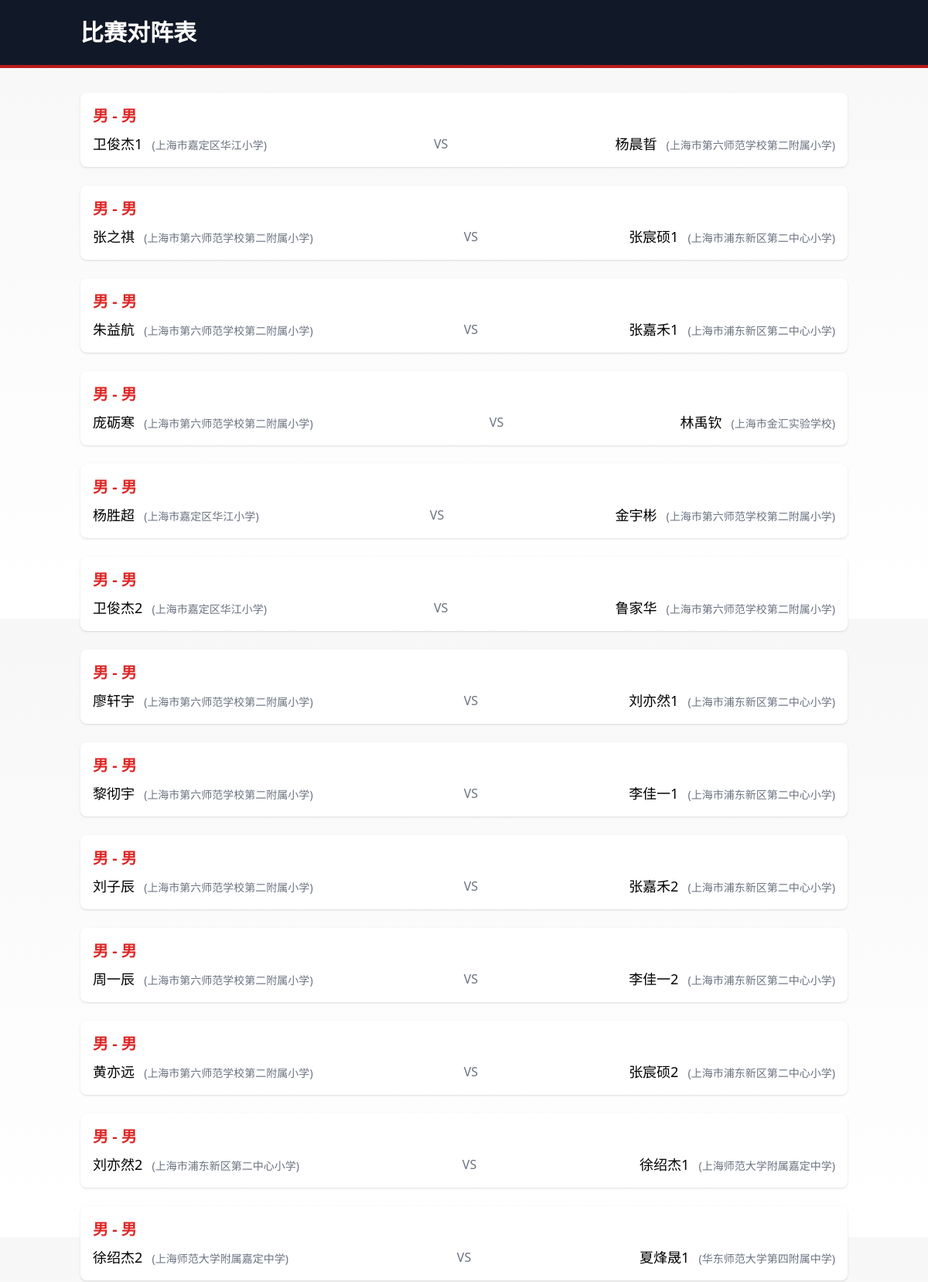
/stu_generate_matching (upper part), run on the app's committed database.
### app.py (models this page shows)
class AthStu(db.Model):
    __tablename__ = 'ath_stu'
    id = db.Column(db.Integer, primary_key=True)
    name = db.Column(db.String(100), nullable=False)
    gender = db.Column(db.String(10), nullable=False)
    birth = db.Column(db.Date, nullable=False)
    group = db.Column(db.String(50), nullable=False)
    program = db.Column(db.String(50), nullable=False)
    school = db.Column(db.String(100))
    district = db.Column(db.String(50))
    emergency_phone_call = db.Column(db.String(20), nullable=False)
    win_num = db.Column(db.Integer, default=0)

### app.py (the view)
@app.route('/stu_generate_matching')
def stu_generate_matching():
    groups = categorize_players()
    matches = []
    for gender in groups.get('students', {}):
        for group in groups['students'][gender]:
            for program in groups['students'][gender][group]:
                for subgroup in groups['students'][gender][group][program]:
                    players = groups['students'][gender][group][program][subgroup]
                    matched_players = set()
                    for i in range(len(players)):
                        if players[i].id not in matched_players:
                            for j in range(i + 1, len(players)):
                                if players[j].id not in matched_players and players[i].school != players[j].school:
                                    matches.append({
                                        'player1': players[i].name,
                                        'player2': players[j].name,
                                        'gender': gender,
                                        'group': group,
                                        'program': program,
                                        'subgroup': subgroup,
                                        'school1': players[i].school,
                                        'school2': players[j].school
                                    })
                                    matched_players.add(players[i].id)
                                    matched_players.add(players[j].id)
                                    break
    print("生成的对阵数据:", matches)
    return render_template('stu_generate_matching.html', matches=matches)

### templates/stu_generate_matching.html (shortened to what this page needs)
<!DOCTYPE html>
<html lang="zh-CN">
<head>
    <script src="https://cdn.tailwindcss.com"></script>
</head>
<body class="min-h-screen flex flex-col">
    <header class="karate-header bg-gray-900 text-white py-6">
        <div class="container mx-auto px-4">
            <h1 class="text-3xl font-bold">比赛对阵表</h1>
        </div>
    </header>
    <main class="flex-grow container mx-auto px-4 py-8">
        {% if matches %}
        <div class="space-y-6">
            {% for match in matches %}
            <div class="match-item bg-white p-4 rounded-lg shadow" onclick="openModal('{{ match.player1 }}', '{{ match.player2 }}', '{{ match.gender }}', '{{ match.group }}', '{{ match.program }}', '{{ match.subgroup }}', '{{ match.school1 }}', '{{ match.school2 }}')">
                <h3 class="text-xl font-semibold text-red-600 mb-2">
                    {{ match.group }} - {{ match.gender }}
                </h3>
                <div class="flex justify-between items-center">
                    <div>
                        <span class="text-lg">{{ match.player1 }}</span>
                        <span class="text-sm text-gray-500 ml-2">({{ match.school1 or '未知学校' }})</span>
                    </div>
                    <span class="mx-4 text-gray-500">VS</span>
                    <div>
                        <span class="text-lg">{{ match.player2 }}</span>
                        <span class="text-sm text-gray-500 ml-2">({{ match.school2 or '未知学校' }})</span>
                    </div>
                </div>
            </div>
            {% endfor %}
        </div>
        {% else %}
        <p class="text-lg text-center text-gray-600">暂无对阵数据</p>
        {% endif %}
    </main>
</body>
</html>

### templates/stu_generate_matching.html (style rules this page uses)
body { background: linear-gradient(to bottom, #f7f7f7, #ffffff); }
.karate-header { border-bottom: 4px solid #b91c1c; }
.match-item { cursor: pointer; transition: transform 0.2s; }

### data on the page
AthStu: player1 "卫俊杰1", school "上海市嘉定区华江小学"
AthStu: player2 "杨晨晢", school "上海市第六师范学校第二附属小学"
AthStu: player1 "张之祺", school "上海市第六师范学校第二附属小学"
AthStu: player2 "张宸硕1", school "上海市浦东新区第二中心小学"
AthStu: player1 "朱益航", school "上海市第六师范学校第二附属小学"
AthStu: player2 "张嘉禾1", school "上海市浦东新区第二中心小学"
AthStu: player1 "庞砺寒", school "上海市第六师范学校第二附属小学"
AthStu: player2 "林禹钦", school "上海市金汇实验学校"
AthStu: player1 "杨胜超", school "上海市嘉定区华江小学"
AthStu: player2 "金宇彬", school "上海市第六师范学校第二附属小学"
AthStu: player1 "卫俊杰2", school "上海市嘉定区华江小学"
AthStu: player2 "鲁家华", school "上海市第六师范学校第二附属小学"
AthStu: player1 "廖轩宇", school "上海市第六师范学校第二附属小学"
AthStu: player2 "刘亦然1", school "上海市浦东新区第二中心小学"
AthStu: player1 "黎彻宇", school "上海市第六师范学校第二附属小学"
AthStu: player2 "李佳一1", school "上海市浦东新区第二中心小学"
AthStu: player1 "刘子辰", school "上海市第六师范学校第二附属小学"
AthStu: player2 "张嘉禾2", school "上海市浦东新区第二中心小学"
AthStu: player1 "周一辰", school "上海市第六师范学校第二附属小学"
AthStu: player2 "李佳一2", school "上海市浦东新区第二中心小学"
AthStu: player1 "黄亦远", school "上海市第六师范学校第二附属小学"
AthStu: player2 "张宸硕2", school "上海市浦东新区第二中心小学"
AthStu: player1 "刘亦然2", school "上海市浦东新区第二中心小学"
AthStu: player2 "徐绍杰1", school "上海师范大学附属嘉定中学"
AthStu: player1 "徐绍杰2", school "上海师范大学附属嘉定中学"
AthStu: player2 "夏烽晟1", school "华东师范大学第四附属中学"

### other printed values
{{ match.group }} "男" "男" "男" "男" "男" "男" "男" "男" "男" "男" "男" "男" "男"
{{ match.gender }} "男" "男" "男" "男" "男" "男" "男" "男" "男" "男" "男" "男" "男"
